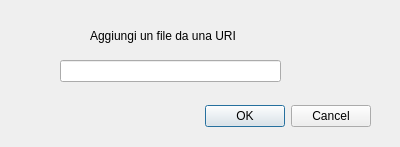
<?xml version="1.0" encoding="UTF-8"?>
<ui version="4.0">
 <class>NewFileFromURIdialog</class>
 <widget class="QDialog" name="NewFileFromURIdialog">
  <property name="geometry">
   <rect>
    <x>0</x>
    <y>0</y>
    <width>400</width>
    <height>147</height>
   </rect>
  </property>
  <property name="windowTitle">
   <string>Aggiungi File</string>
  </property>
  <widget class="QDialogButtonBox" name="buttonBox">
   <property name="geometry">
    <rect>
     <x>30</x>
     <y>100</y>
     <width>341</width>
     <height>32</height>
    </rect>
   </property>
   <property name="orientation">
    <enum>Qt::Horizontal</enum>
   </property>
   <property name="standardButtons">
    <set>QDialogButtonBox::Cancel|QDialogButtonBox::Ok</set>
   </property>
  </widget>
  <widget class="QLineEdit" name="lineEdit">
   <property name="geometry">
    <rect>
     <x>60</x>
     <y>60</y>
     <width>221</width>
     <height>22</height>
    </rect>
   </property>
  </widget>
  <widget class="QLabel" name="label">
   <property name="geometry">
    <rect>
     <x>90</x>
     <y>20</y>
     <width>161</width>
     <height>31</height>
    </rect>
   </property>
   <property name="text">
    <string>Aggiungi un file da una URI</string>
   </property>
  </widget>
 </widget>
 <resources/>
 <connections>
  <connection>
   <sender>buttonBox</sender>
   <signal>accepted()</signal>
   <receiver>NewFileFromURIdialog</receiver>
   <slot>accept()</slot>
   <hints>
    <hint type="sourcelabel">
     <x>248</x>
     <y>254</y>
    </hint>
    <hint type="destinationlabel">
     <x>157</x>
     <y>274</y>
    </hint>
   </hints>
  </connection>
  <connection>
   <sender>buttonBox</sender>
   <signal>rejected()</signal>
   <receiver>NewFileFromURIdialog</receiver>
   <slot>reject()</slot>
   <hints>
    <hint type="sourcelabel">
     <x>316</x>
     <y>260</y>
    </hint>
    <hint type="destinationlabel">
     <x>286</x>
     <y>274</y>
    </hint>
   </hints>
  </connection>
 </connections>
</ui>
